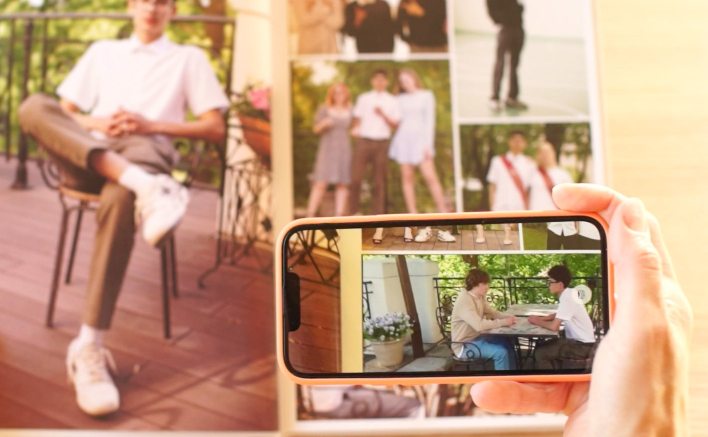
#> input picture backend/uploads/album_live_kindergarten_01.jpg, 1415 x 874 px, found by its file name (shown at 1/2 size); its folder holds only this picture in this run
$ python normalize_images.py
#> lines starting #> are read from the running program, lines starting #| are printed output that depends on the picture
import os
import shutil
from PIL import Image, ImageOps

uploads_dir = r"C:\Users\artem\Documents\lesnikov_site\backend\uploads"
thumbs_dir = os.path.join(uploads_dir, "thumbs")

def normalize_all_images():
    print("Normalizing all images with ImageOps.exif_transpose...")
    files = [f for f in os.listdir(uploads_dir) if f.lower().endswith(('.jpg', '.jpeg', '.png')) and os.path.isfile(os.path.join(uploads_dir, f))]

    for f in files:
        fpath = os.path.join(uploads_dir, f)
        try:
            with Image.open(fpath) as img:
                # Transpose according to EXIF
#> img is the input picture: PIL image 1415x874 RGB; mean R, G, B 194.6, 155.8, 128
                transposed = ImageOps.exif_transpose(img)
                # If transposed or has EXIF, save clean image with correct orientation
                if transposed.mode in ('RGBA', 'LA', 'P'):
                    transposed = transposed.convert('RGB')
                transposed.save(fpath, "JPEG", quality=95, optimize=True)
        except Exception as e:
            print(f"Error normalizing {f}: {e}")

    # Re-generate all thumbnails cleanly from the transposed originals
    print("Recreating all thumbnails...")
    shutil.rmtree(thumbs_dir, ignore_errors=True)
    os.makedirs(thumbs_dir, exist_ok=True)

    for f in files:
        fpath = os.path.join(uploads_dir, f)
        thumbpath = os.path.join(thumbs_dir, f)
        try:
            with Image.open(fpath) as img:
                if img.mode in ('RGBA', 'LA', 'P'):
                    img = img.convert('RGB')
                img.thumbnail((600, 600), Image.Resampling.LANCZOS)
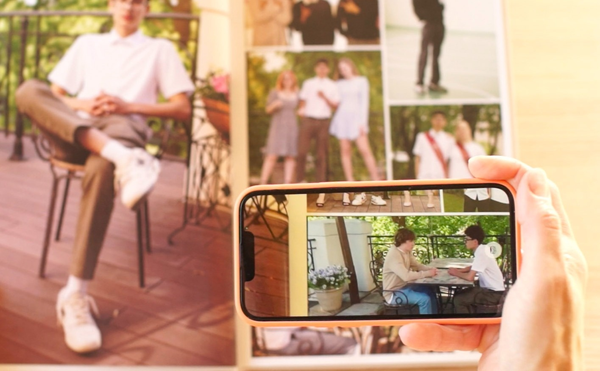
#> img: PIL image 600x371 RGB; mean R, G, B 194.5, 155.8, 128
                img.save(thumbpath, "JPEG", quality=82, optimize=True)
        except Exception as e:
            print(f"Error thumbnail {f}: {e}")

    print("All images and thumbnails normalized and regenerated!")

if __name__ == "__main__":
    normalize_all_images()

$ run again, on backend/uploads/album_model_13_grade_4_06.jpg
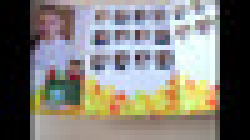
#> input picture backend/uploads/album_model_13_grade_4_06.jpg, 50 x 28 px, found by its file name (shown 5 times larger)
#> in normalize_all_images, img is the input picture: PIL image 50x28 RGB; mean R, G, B 128.6, 125.8, 119.8
#> in normalize_all_images, `with Image.open(fpath) as img:`:
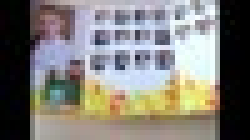
#> img: PIL image 50x28 RGB (shown 5 times larger); mean R, G, B 128.6, 125.9, 119.9

$ run again, on backend/uploads/album_model_1_kindergarten_10.jpg
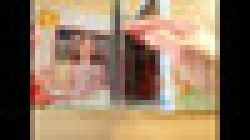
#> input picture backend/uploads/album_model_1_kindergarten_10.jpg, 50 x 28 px, found by its file name (shown 5 times larger)
#> in normalize_all_images, img is the input picture: PIL image 50x28 RGB; mean R, G, B 143.1, 118.4, 94.6
#> in normalize_all_images, `with Image.open(fpath) as img:`:
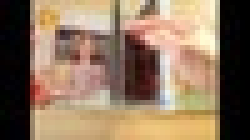
#> img: PIL image 50x28 RGB (shown 5 times larger); mean R, G, B 143, 118.5, 95.1
